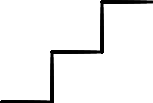

The Python source for this figure:
#导入绘图库
from turtle import *   
 
forward(50)   #前进
left(90)      #左转
forward(50)   #前进
right(90)     #右转
forward(50)   #前进
left(90)      #左转
forward(50)   #前进
right(90)     #右转
forward(50)   #前进
